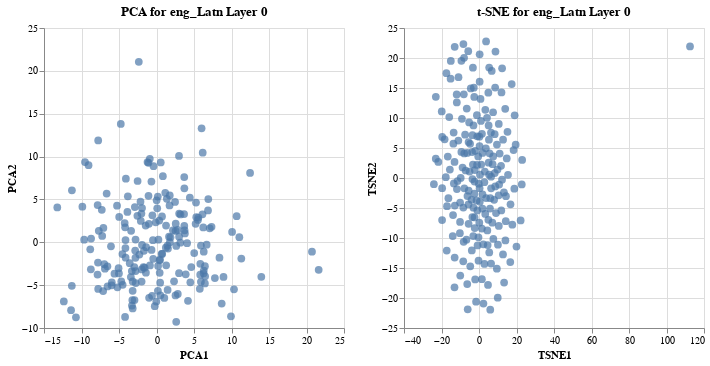

The notebook cell saved with this chart:
### Markdown cell above
### In case colab doesn't like previous cell's output

### Code cell
#@title Select Layer for PCA and t-SNE Visualization { run: "auto", display-mode: "form" }
layer = 0 #@param {type:"slider", min:0, max:24, step:1}

# Assuming 'create_pca_tsne_charts' is defined in the same or another cell
charts = create_pca_tsne_charts(language, layer)
charts.display()

### Figure 1 — Vega-Lite specification as saved in the notebook (floating-point values rounded to 4 significant figures; data arrays with more than 128 entries replaced by an {"elided": "..."} marker saying what was removed)
{"config": {"view": {"continuousWidth": 300, "continuousHeight": 300}}, "hconcat": [{"data": {"name": "data-c2047653be9db8870b603f6925677315"}, "mark": {"type": "circle", "size": 60}, "encoding": {"tooltip": [{"field": "decoded_sentence", "type": "nominal"}], "x": {"field": "PCA1", "type": "quantitative"}, "y": {"field": "PCA2", "type": "quantitative"}}, "height": 300, "name": "view_33", "title": "PCA for eng_Latn Layer 0", "width": 300}, {"data": {"name": "data-22876b9aec65fce1edb1f3b5546070e8"}, "mark": {"type": "circle", "size": 60}, "encoding": {"tooltip": [{"field": "decoded_sentence", "type": "nominal"}], "x": {"field": "TSNE1", "type": "quantitative"}, "y": {"field": "TSNE2", "type": "quantitative"}}, "height": 300, "name": "view_34", "title": "t-SNE for eng_Latn Layer 0", "width": 300}], "params": [{"name": "param_33", "select": {"type": "interval", "encodings": ["x", "y"]}, "bind": "scales", "views": ["view_33"]}, {"name": "param_34", "select": {"type": "interval", "encodings": ["x", "y"]}, "bind": "scales", "views": ["view_34"]}], "$schema": "https://vega.github.io/schema/vega-lite/v5.16.3.json", "datasets": {"data-c2047653be9db8870b603f6925677315": {"elided": "200 records"}, "data-22876b9aec65fce1edb1f3b5546070e8": {"elided": "200 records"}}}
